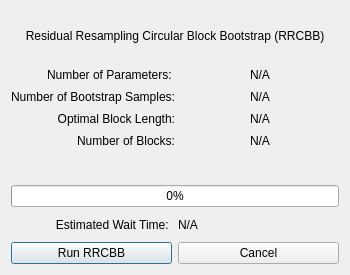
<?xml version="1.0" encoding="UTF-8"?>
<ui version="4.0">
 <class>Dialog</class>
 <widget class="QDialog" name="Dialog">
  <property name="geometry">
   <rect>
    <x>0</x>
    <y>0</y>
    <width>350</width>
    <height>275</height>
   </rect>
  </property>
  <property name="minimumSize">
   <size>
    <width>350</width>
    <height>275</height>
   </size>
  </property>
  <property name="maximumSize">
   <size>
    <width>350</width>
    <height>275</height>
   </size>
  </property>
  <property name="windowTitle">
   <string>Bootstrapping Menu</string>
  </property>
  <layout class="QGridLayout" name="gridLayout_2">
   <item row="0" column="0">
    <widget class="QLabel" name="windowLabel">
     <property name="maximumSize">
      <size>
       <width>16777215</width>
       <height>50</height>
      </size>
     </property>
     <property name="text">
      <string>Residual Resampling Circular Block Bootstrap (RRCBB)</string>
     </property>
     <property name="alignment">
      <set>Qt::AlignCenter</set>
     </property>
    </widget>
   </item>
   <item row="1" column="0">
    <layout class="QGridLayout" name="gridLayout">
     <item row="2" column="0">
      <widget class="QLabel" name="lengthLabel">
       <property name="toolTip">
        <string>The optimal block length for this dataset</string>
       </property>
       <property name="text">
        <string>Optimal Block Length:</string>
       </property>
       <property name="alignment">
        <set>Qt::AlignRight|Qt::AlignTrailing|Qt::AlignVCenter</set>
       </property>
      </widget>
     </item>
     <item row="2" column="1">
      <widget class="QLabel" name="lengthNumber">
       <property name="text">
        <string>N/A</string>
       </property>
       <property name="alignment">
        <set>Qt::AlignCenter</set>
       </property>
      </widget>
     </item>
     <item row="1" column="0">
      <widget class="QLabel" name="sampleLabel">
       <property name="toolTip">
        <string>The number of bootstrapped profiles to be generated</string>
       </property>
       <property name="text">
        <string>Number of Bootstrap Samples:</string>
       </property>
       <property name="alignment">
        <set>Qt::AlignRight|Qt::AlignTrailing|Qt::AlignVCenter</set>
       </property>
      </widget>
     </item>
     <item row="1" column="1">
      <widget class="QLabel" name="sampleNumber">
       <property name="text">
        <string>N/A</string>
       </property>
       <property name="alignment">
        <set>Qt::AlignCenter</set>
       </property>
      </widget>
     </item>
     <item row="0" column="1">
      <widget class="QLabel" name="paramNumber">
       <property name="text">
        <string>N/A</string>
       </property>
       <property name="alignment">
        <set>Qt::AlignCenter</set>
       </property>
      </widget>
     </item>
     <item row="0" column="0">
      <widget class="QLabel" name="paramLabel">
       <property name="toolTip">
        <string>The number of free parameters which will be bootstrapped</string>
       </property>
       <property name="text">
        <string>Number of Parameters: </string>
       </property>
       <property name="alignment">
        <set>Qt::AlignRight|Qt::AlignTrailing|Qt::AlignVCenter</set>
       </property>
      </widget>
     </item>
     <item row="3" column="0">
      <widget class="QLabel" name="blockLabel">
       <property name="toolTip">
        <string>The number of blocks to be used</string>
       </property>
       <property name="text">
        <string>Number of Blocks:</string>
       </property>
       <property name="alignment">
        <set>Qt::AlignRight|Qt::AlignTrailing|Qt::AlignVCenter</set>
       </property>
      </widget>
     </item>
     <item row="3" column="1">
      <widget class="QLabel" name="blockNumber">
       <property name="text">
        <string>N/A</string>
       </property>
       <property name="alignment">
        <set>Qt::AlignCenter</set>
       </property>
      </widget>
     </item>
    </layout>
   </item>
   <item row="3" column="0">
    <layout class="QVBoxLayout" name="verticalLayout">
     <item>
      <widget class="QLabel" name="label">
       <property name="text">
        <string/>
       </property>
      </widget>
     </item>
     <item>
      <widget class="QProgressBar" name="bootTracker">
       <property name="toolTip">
        <string>Progress bar for the bootstrapping process</string>
       </property>
       <property name="maximum">
        <number>1000</number>
       </property>
       <property name="value">
        <number>0</number>
       </property>
      </widget>
     </item>
     <item>
      <layout class="QHBoxLayout" name="horizontalLayout">
       <item>
        <widget class="QLabel" name="waitLabel">
         <property name="toolTip">
          <string>Estimated wait time until completion, in minutes</string>
         </property>
         <property name="text">
          <string>Estimated Wait Time: </string>
         </property>
         <property name="alignment">
          <set>Qt::AlignRight|Qt::AlignTrailing|Qt::AlignVCenter</set>
         </property>
        </widget>
       </item>
       <item>
        <widget class="QLabel" name="timeLabel">
         <property name="text">
          <string>N/A</string>
         </property>
        </widget>
       </item>
      </layout>
     </item>
    </layout>
   </item>
   <item row="4" column="0">
    <layout class="QHBoxLayout" name="horizontalLayout_2">
     <item>
      <widget class="QPushButton" name="runButton">
       <property name="toolTip">
        <string>Run the RRCBB (NOTE: if GUI appears to freeze, RRCBB is likely still running in the background!)</string>
       </property>
       <property name="text">
        <string>Run RRCBB</string>
       </property>
      </widget>
     </item>
     <item>
      <widget class="QPushButton" name="cancelButton">
       <property name="toolTip">
        <string>Do not run the RRCBB, return to the main window</string>
       </property>
       <property name="text">
        <string>Cancel</string>
       </property>
      </widget>
     </item>
    </layout>
   </item>
  </layout>
 </widget>
 <resources/>
 <connections/>
</ui>
